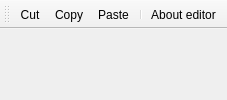
<?xml version="1.0"?>
<ui version="4.0">
  <class>Form</class>
  <widget class="QMainWindow" name="idr_srvr_inplace_toolbar">
    <widget class="QToolBar" name="IDR_SRVR_INPLACE">
      <addaction name="ID_EDIT_CUT" />
      <addaction name="ID_EDIT_COPY" />
      <addaction name="ID_EDIT_PASTE" />
      <addaction name="separator" />
      <addaction name="ID_APP_ABOUT" />
    </widget>
    <action name="ID_APP_ABOUT">
      <property name="text">
        <string>&amp;About editor...</string>
      </property>
    </action>
    <action name="ID_D3HELP">
      <property name="text">
        <string>Help on D3 Editor</string>
      </property>
    </action>
    <action name="ID_EDIT_COPY">
      <property name="text">
        <string>&amp;Copy</string>
      </property>
      <property name="shortcut">
        <string>Ctrl+Ins</string>
      </property>
    </action>
    <action name="ID_EDIT_CUT">
      <property name="text">
        <string>Cu&amp;t</string>
      </property>
      <property name="shortcut">
        <string>Shift+Del</string>
      </property>
    </action>
    <action name="ID_EDIT_PASTE">
      <property name="text">
        <string>&amp;Paste</string>
      </property>
      <property name="shortcut">
        <string>Shift+Ins</string>
      </property>
    </action>
    <action name="ID_EDIT_UNDO">
      <property name="text">
        <string>&amp;Undo</string>
      </property>
      <property name="shortcut">
        <string>Alt+Backspace</string>
      </property>
    </action>
    <action name="ID_VIEW_TOOLBAR">
      <property name="text">
        <string>&amp;Toolbar</string>
      </property>
    </action>
  </widget>
</ui>
